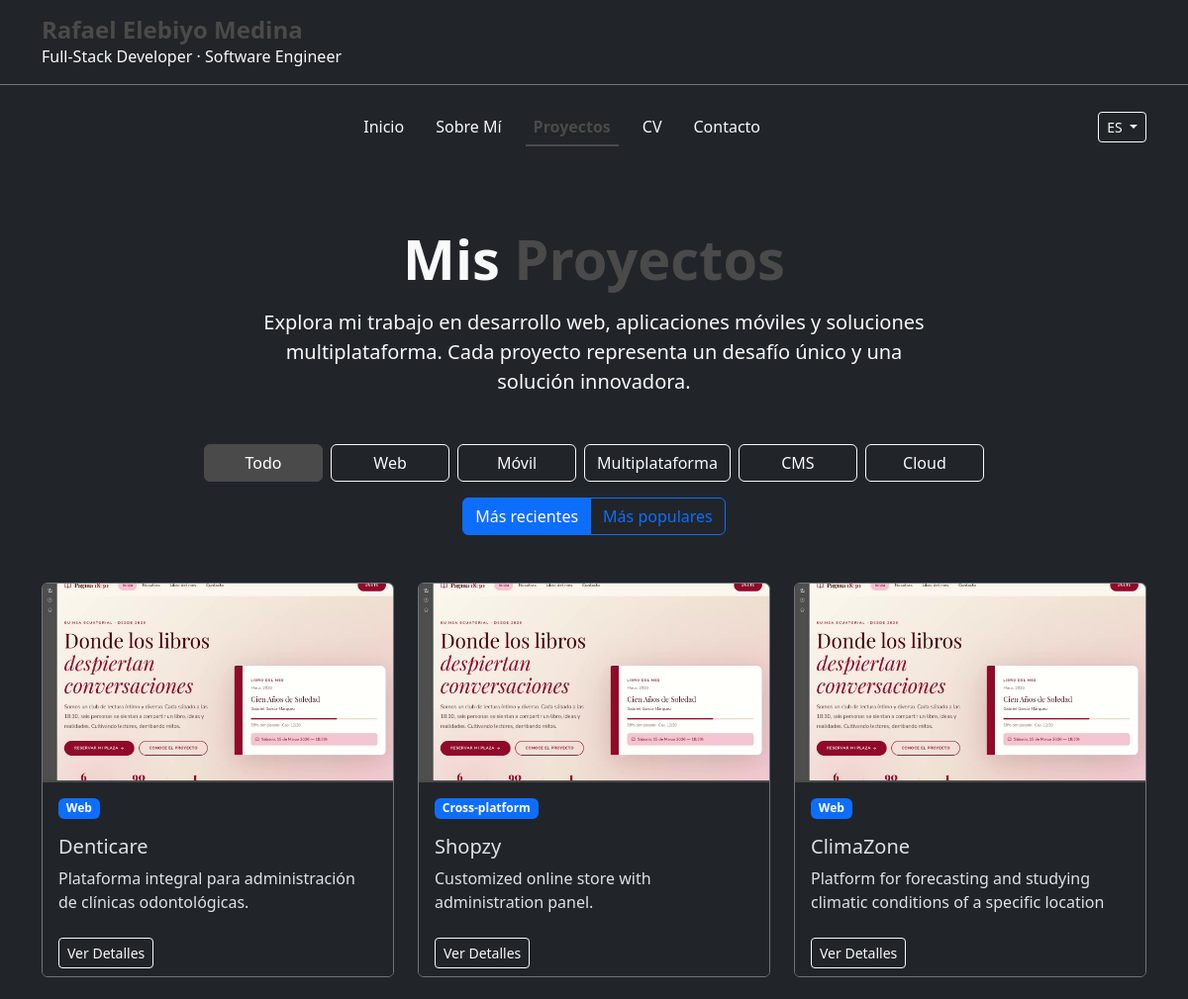
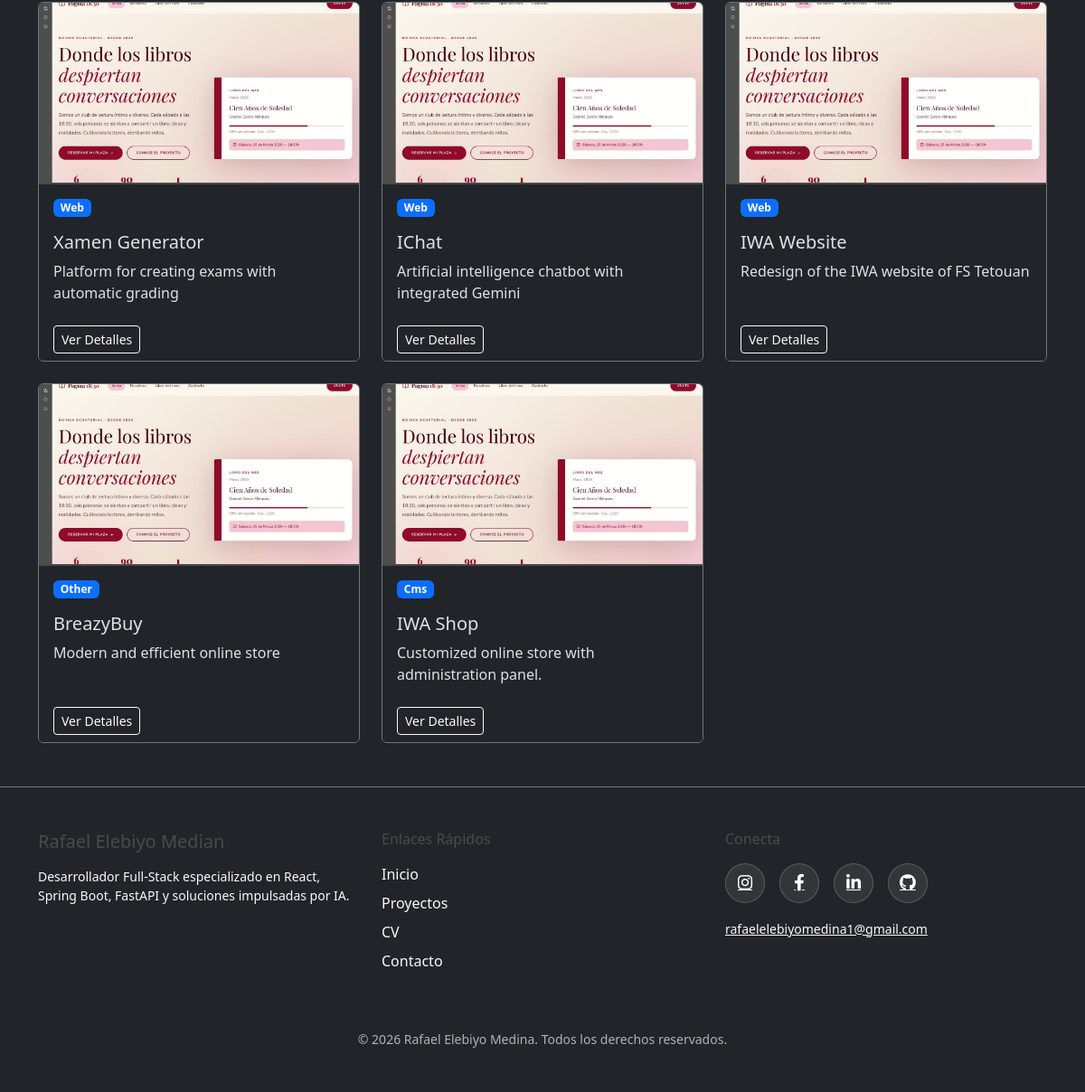
The app's page /projects.php with its own data (2 pictures, top to bottom).
### tables this page shows
CREATE TABLE `personal_info` (
  `id` int NOT NULL,
  `full_name` varchar(100) NOT NULL,
  `job_title` varchar(100) NOT NULL,
  `short_bio` text,
  `long_bio` text,
  `profile_image` varchar(255) DEFAULT NULL,
  `email` varchar(100) NOT NULL,
  `phone` varchar(20) DEFAULT NULL,
  `location` varchar(100) DEFAULT NULL,
  `resume_file` varchar(255) DEFAULT NULL,
  `availability_status` enum('open','busy','unavailable') DEFAULT 'open',
  `professional_summary` text,
  `updated_at` timestamp NOT NULL DEFAULT CURRENT_TIMESTAMP ON UPDATE CURRENT_TIMESTAMP
);

CREATE TABLE `projects` (
  `id` int NOT NULL,
  `title` varchar(100) NOT NULL,
  `slug` varchar(100) NOT NULL,
  `short_description` varchar(255) DEFAULT NULL,
  `full_description` text,
  `cover_image` varchar(255) DEFAULT NULL,
  `video_url` varchar(255) DEFAULT NULL,
  `video_thumbnail` varchar(255) DEFAULT NULL,
  `project_date` date DEFAULT NULL,
  `client_name` varchar(100) DEFAULT NULL,
  `project_url` varchar(255) DEFAULT NULL,
  `github_url` varchar(255) DEFAULT NULL,
  `is_featured` tinyint(1) DEFAULT '0',
  `category` enum('web','mobile','cross-platform','cms','cloud','other') NOT NULL,
  `display_order` int DEFAULT '0',
  `popularity` int DEFAULT '0',
  `created_at` timestamp NOT NULL DEFAULT CURRENT_TIMESTAMP
);

### services/connection.php (called while the page is built, shortened)
<?php
class Database
{
    private $host = 'localhost';
    private $database = 'rafaelel_portfolio';
    private $username = 'root';
    private $password = '';
    private $conn;
    public function __construct()
    {
        $this->conn = new mysqli($this->host, $this->username, $this->password, $this->database);
        $this->conn->set_charset('utf8');
    }
    public function getConnection()
    {
        return $this->conn;
    }
    private static $instance = null;
    public static function getInstance()
    {
        if (self::$instance === null) {
            self::$instance = new Database();
        }
        return self::$instance;
    }
}

### services/resume_service.php (called while the page is built, shortened)
<?php
require_once 'service.php';
class ResumeService extends BaseService {
    public function getPersonalInfo() {
        $query = "SELECT * FROM personal_info LIMIT 1";
        return $this->fetchOne($query);
    }
}
?>

### services/service.php (called while the page is built, shortened)
<?php
require_once 'connection.php';
abstract class BaseService {
    protected $db;
    public function __construct() {
        $this->db = Database::getInstance()->getConnection();
    }
    protected function fetchAll($query) {
        $result = $this->db->query($query);
        $data = [];
        if ($result) {
            while ($row = $result->fetch_assoc()) {
                $data[] = $row;
            }
        }
        return $data;
    }
    protected function fetchOne($query) {
        $result = $this->db->query($query);
        return $result ? $result->fetch_assoc() : null;
    }
}
?>

### includes/translation.php (called while the page is built, shortened)
<?php
$langFile = __DIR__ . '/../lang/' . $_SESSION['lang'] . '.php';
if (file_exists($langFile)) {
    $translations = include $langFile;
} else {
    $translations = include __DIR__ . '/../lang/es.php';
}
function t($key) {
    global $translations;
    $keys = explode('.', $key);
    $value = $translations;
    foreach ($keys as $k) {
        if (isset($value[$k])) {
            $value = $value[$k];
        } else {
            return $key;
        }
    }
    return $value;
}

### services/projects_services.php (called while the page is built, shortened)
<?php
require_once 'service.php';
class PortfolioService extends BaseService {
    public function getAllProjects($orderBy = 'display_order') {
        $validOrders = ['display_order', 'project_date', 'popularity'];
        $orderBy = in_array($orderBy, $validOrders) ? $orderBy : 'display_order';
        $orderBy = $this->db->real_escape_string($orderBy);
        $query = "SELECT p.*,
                 GROUP_CONCAT(DISTINCT f.feature ORDER BY f.display_order SEPARATOR '|||') as features,
                 GROUP_CONCAT(DISTINCT t.technology ORDER BY t.display_order SEPARATOR ',') as technologies,
                 GROUP_CONCAT(DISTINCT cs.language, ':::', cs.code ORDER BY cs.display_order SEPARATOR '|||') as code_samples
                 FROM projects p
                 LEFT JOIN project_features f ON p.id = f.project_id
                 LEFT JOIN project_technologies t ON p.id = t.project_id
                 LEFT JOIN code_samples cs ON p.id = cs.project_id
                 GROUP BY p.id
                 ORDER BY $orderBy ASC";
        return $this->fetchAll($query);
    }
}
?>

### includes/projects-grid.php (the view, shortened to what this page needs)
<div class="projects-grid">
    <div class="row g-4" id="projects-container">
        <?php foreach ($projects as $project):
        ?>
            <div class="col-md-6 col-lg-4 project-card" data-category="<?= $project['category'] ?>" data-date="<?= $project['project_date'] ?>" data-popularity="<?= $project['popularity'] ?>">
                <div class="card h-100 bg-dark border-secondary project-card-inner">
<div class="project-thumb position-relative">
                        <?php $fallbackImage = !empty($project['video_thumbnail']) ? $project['video_thumbnail'] : $project['cover_image']; ?>
                        <?php if (!empty($project['video_url'])): ?>
                            <img src="generate_thumbnail.php?project_id=<?= (int) $project['id'] ?>" class="card-img-top" alt="<?= htmlspecialchars($project['title']) ?>"
                                 onerror="this.onerror=null;this.src='<?= htmlspecialchars(str_replace('\\', '/', $fallbackImage)) ?>'">
                        <?php else: ?>
                            <img src="<?= htmlspecialchars(str_replace('\\', '/', $fallbackImage)) ?>" class="card-img-top" alt="<?= htmlspecialchars($project['title']) ?>">
                        <?php endif; ?>
                    </div>
                    <div class="card-body">
                        <div class="d-flex flex-wrap gap-2 mb-3">
                            <span class="badge bg-primary"><?= ucfirst($project['category']) ?></span>
                        </div>
                        <h3 class="h5 card-title"><?= $project['title'] ?></h3>
                        <p class="card-text"><?= $project['short_description'] ?></p>
                    </div>
                    <div class="card-footer bg-dark border-top-0">
                        <button class="btn btn-sm btn-outline-light project-details-btn"
                                data-project='<?= htmlspecialchars(json_encode($project), ENT_QUOTES, 'UTF-8') ?>'>
                            Ver Detalles
                        </button>
                    </div>
                </div>
            </div>
        <?php endforeach; ?>
    </div>
</div>

### projects.php (shortened to what this page needs)
<?php
require_once 'includes/translation.php';
require_once 'services/projects_services.php';
$portfolioService = new PortfolioService();
$projects = $portfolioService->getAllProjects();
?>
<!DOCTYPE html>
<html lang="es" data-bs-theme="dark">
<head>
    <?php include 'includes/head.php'; ?>
</head>
<body class="bg-dark text-light">
    <?php include 'includes/header.php'; ?>
    <?php include 'includes/navigation.php'; ?>
    <main class="container py-5">
        <section class="mb-5 text-center">
            <h1 class="display-4 fw-bold mb-3"><?= t('projects.main_title') ?> <span class="text-primary"><?= t('projects.projects') ?></span></h1>
            <p class="lead mx-auto" style="max-width: 700px;"><?= t('projects.subtitle') ?></p>
        </section>
        <?php include 'includes/projects-filters.php'; ?>
        <?php include 'includes/projects-grid.php'; ?>
    </main>
    <?php include 'includes/footer.php'; ?>
</body>
</html>

### includes/head.php (shortened to what this page needs)
<?php
require_once 'translation.php';
?>
<link href="https://cdn.jsdelivr.net/npm/bootstrap@5.3.2/dist/css/bootstrap.min.css" rel="stylesheet">
<link href="assets/css/main.css" rel="stylesheet">
<link rel="stylesheet" href="https://cdnjs.cloudflare.com/ajax/libs/font-awesome/6.4.0/css/all.min.css">

### includes/header.php (shortened to what this page needs)
<?php
require_once 'services/service.php';
require_once 'services/resume_service.php';
$resumeService = new ResumeService();
$personalInfo = $resumeService->getPersonalInfo();
?>
<header class="fixed-top bg-dark bg-opacity-90 backdrop-blur border-bottom border-secondary">
    <div class="container d-flex justify-content-between align-items-center py-3">
        <a href="index.php" class="text-decoration-none">
            <h1 class="m-0 fs-4 text-primary fw-bold"><?= htmlspecialchars($personalInfo['full_name']) ?></h1>
            <span class="text-light fs-6"><?= htmlspecialchars($personalInfo['job_title']) ?></span>
        </a>
    </div>
</header>

### includes/navigation.php (shortened to what this page needs)
<?php
require_once 'translation.php';
$current_page = basename($_SERVER['PHP_SELF']);
?>
<nav class="navbar navbar-expand-lg fixed-top bg-dark bg-opacity-90 backdrop-blur pt-5 pb-3">
    <div class="container">
        <div class="collapse navbar-collapse" id="navbarCollapse">
            <ul class="navbar-nav mx-auto mb-2 mb-lg-0">
                <li class="nav-item mx-2">
                    <a class="nav-link <?= ($current_page == 'index.php') ? 'active text-primary fw-bold' : 'text-light' ?>" href="index.php"><?= t('menu.home') ?></a>
                </li>
                <li class="nav-item mx-2">
                    <a class="nav-link <?= ($current_page == 'about.php') ? 'active text-primary fw-bold' : 'text-light' ?>" href="about.php"><?= t('menu.about') ?></a>
                </li>
                <li class="nav-item mx-2">
                    <a class="nav-link <?= ($current_page == 'projects.php') ? 'active text-primary fw-bold' : 'text-light' ?>" href="projects.php"><?= t('menu.projects') ?></a>
                </li>
                <li class="nav-item mx-2">
                    <a class="nav-link <?= ($current_page == 'resume.php') ? 'active text-primary fw-bold' : 'text-light' ?>" href="resume.php"><?= t('menu.resume') ?></a>
                </li>
                <li class="nav-item mx-2">
                    <a class="nav-link <?= ($current_page == 'contact.php') ? 'active text-primary fw-bold' : 'text-light' ?>" href="contact.php"><?= t('menu.contact') ?></a>
                </li>
            </ul>
            <div class="ms-3">
                <div class="dropdown">
                    <button class="btn btn-sm btn-outline-light dropdown-toggle" type="button" id="languageDropdown" data-bs-toggle="dropdown" aria-expanded="false">
                        <?= strtoupper($_SESSION['lang']) ?>
                    </button>
                </div>
            </div>
        </div>
    </div>
</nav>

### includes/projects-filters.php (shortened to what this page needs)
<div class="projects-filters mb-5">
    <div class="d-flex flex-wrap justify-content-center gap-2">
        <button class="btn btn-outline-light filter-btn active" data-filter="all"><?= t('projects.filters.all') ?></button>
        <button class="btn btn-outline-light filter-btn" data-filter="web"><?= t('projects.filters.web') ?></button>
        <button class="btn btn-outline-light filter-btn" data-filter="mobile"><?= t('projects.filters.mobile') ?></button>
        <button class="btn btn-outline-light filter-btn" data-filter="cross-platform"><?= t('projects.filters.cross_platform') ?></button>
        <button class="btn btn-outline-light filter-btn" data-filter="cms"><?= t('projects.filters.cms') ?></button>
        <button class="btn btn-outline-light filter-btn" data-filter="cloud"><?= t('projects.filters.cloud') ?></button>
    </div>
    <div class="mt-3 text-center">
        <div class="btn-group" role="group">
            <label class="btn btn-outline-primary" for="sort-date"><?= t('projects.filters.sort_date') ?></label>
            <label class="btn btn-outline-primary" for="sort-popular"><?= t('projects.filters.sort_popular') ?></label>
        </div>
    </div>
</div>

### includes/footer.php (shortened to what this page needs)
<?php
require_once 'translation.php';
?>
<footer class="bg-dark text-light py-5 border-top border-secondary">
    <div class="container">
        <div class="row">
            <div class="col-lg-4 mb-4 mb-lg-0">
                <h3 class="h5 text-primary mb-3"><?= t('footer.title') ?></h3>
                <p class="small"><?= htmlspecialchars($personalInfo['professional_summary']) ?></p>
            </div>
            <div class="col-lg-4 mb-4 mb-lg-0">
                <h4 class="h6 text-primary mb-3"><?= t('footer.quick_links') ?></h4>
                <ul class="list-unstyled">
                    <li class="mb-2"><a href="index.php" class="text-light text-decoration-none"><?= t('menu.home') ?></a></li>
                    <li class="mb-2"><a href="projects.php" class="text-light text-decoration-none"><?= t('menu.projects') ?></a></li>
                    <li class="mb-2"><a href="resume.php" class="text-light text-decoration-none"><?= t('menu.resume') ?></a></li>
                    <li class="mb-2"><a href="contact.php" class="text-light text-decoration-none"><?= t('menu.contact') ?></a></li>
                </ul>
            </div>
            <div class="col-lg-4">
                <h4 class="h6 text-primary mb-3"><?= t('footer.connect') ?></h4>
                <div class="social-links d-flex gap-3" data-social="instagram,facebook,linkedin,github"></div>
                <div class="mt-3">
                    <a href="mailto:<?= htmlspecialchars($personalInfo['email']) ?>" class="text-light small"><?= htmlspecialchars($personalInfo['email']) ?></a>
                </div>
            </div>
        </div>
        <div class="row mt-5">
            <div class="col-12 text-center">
                <p class="small text-muted mb-0">&copy; <?= date('Y') ?> <?= htmlspecialchars($personalInfo['full_name']) ?>. <?= t('footer.copyright') ?></p>
            </div>
        </div>
    </div>
</footer>

### assets/css/main.css (style rules this page uses)
:root { --primary-color: #4a4a4a; --primary-hover: #5e5e5e; --bg-dark: #121212; --text-light: #f8f9fa; --transition-base: all 0.3s ease; }
body { background-color: var(--bg-dark); color: var(--text-light); padding-top: 100px; margin-top: 80px; }
header { transition: var(--transition-base); z-index: 1030; }
.navbar { top: 60px; z-index: 1020; }
.nav-link { position: relative; padding: 0.5rem 0; transition: var(--transition-base); }
.nav-link::after { content: ''; position: absolute; bottom: 0; left: 0; width: 0; height: 2px; background-color: var(--primary-color); transition: var(--transition-base); }
.nav-link:hover, .nav-link.active { color: var(--primary-color) !important; }
.nav-link:hover::after, .nav-link.active::after { width: 100%; }
.text-primary { color: var(--primary-color) !important; }
.project-card { transition: transform 0.3s ease, box-shadow 0.3s ease; perspective: 1000px; }
.project-card-inner { transition: transform 0.6s; transform-style: preserve-3d; height: 100%; }
.project-card img { height: 200px; object-fit: cover; border-bottom: 1px solid var(--primary-color); }
.project-thumb { overflow: hidden; border-bottom: 1px solid var(--primary-color); }
.project-thumb img { width: 100%; height: 200px; object-fit: cover; display: block; }
.filter-btn { transition: all 0.3s ease; min-width: 120px; }
.filter-btn.active { background-color: var(--primary-color); border-color: var(--primary-color); color: white; }

### records on screen
personal_info: full_name "Rafael Elebiyo Medina", job_title "Full-Stack Developer · Software Engineer", professional_summary "Desarrollador Full-Stack especializado en React, Spring Boot, FastAPI y soluciones impulsadas por IA.", email "rafaelelebiyomedina1@gmail.com"
projects: video_thumbnail (picture), category "Web", title "Denticare", short_description "Plataforma integral para administración de clínicas odontológicas."
projects: video_thumbnail (picture), category "Cross-platform", title "Shopzy", short_description "Customized online store with administration panel."
projects: video_thumbnail (picture), category "Web", title "ClimaZone", short_description "Platform for forecasting and studying climatic conditions of a specific location"
projects: video_thumbnail (picture), category "Web", title "Xamen Generator", short_description "Platform for creating exams with automatic grading"
projects: video_thumbnail (picture), category "Web", title "IChat", short_description "Artificial intelligence chatbot with integrated Gemini"
projects: video_thumbnail (picture), category "Web", title "IWA Website", short_description "Redesign of the IWA website of FS Tetouan"
projects: video_thumbnail (picture), category "Other", title "BreazyBuy", short_description "Modern and efficient online store"
projects: video_thumbnail (picture), category "Cms", title "IWA Shop", short_description "Customized online store with administration panel."

### other values on screen
t('menu.home') "Inicio"
t('menu.about') "Sobre Mí"
t('menu.projects') "Proyectos"
t('menu.resume') "CV"
t('menu.contact') "Contacto"
$_SESSION['lang'] "ES"
t('projects.main_title') "Mis"
t('projects.projects') "Proyectos"
t('projects.subtitle') "Explora mi trabajo en desarrollo web, aplicaciones móviles y soluciones multiplataforma. Cada proyecto representa un desafío único y una solución innovadora."
t('projects.filters.all') "Todo"
t('projects.filters.web') "Web"
t('projects.filters.mobile') "Móvil"
t('projects.filters.cross_platform') "Multiplataforma"
t('projects.filters.cms') "CMS"
t('projects.filters.cloud') "Cloud"
